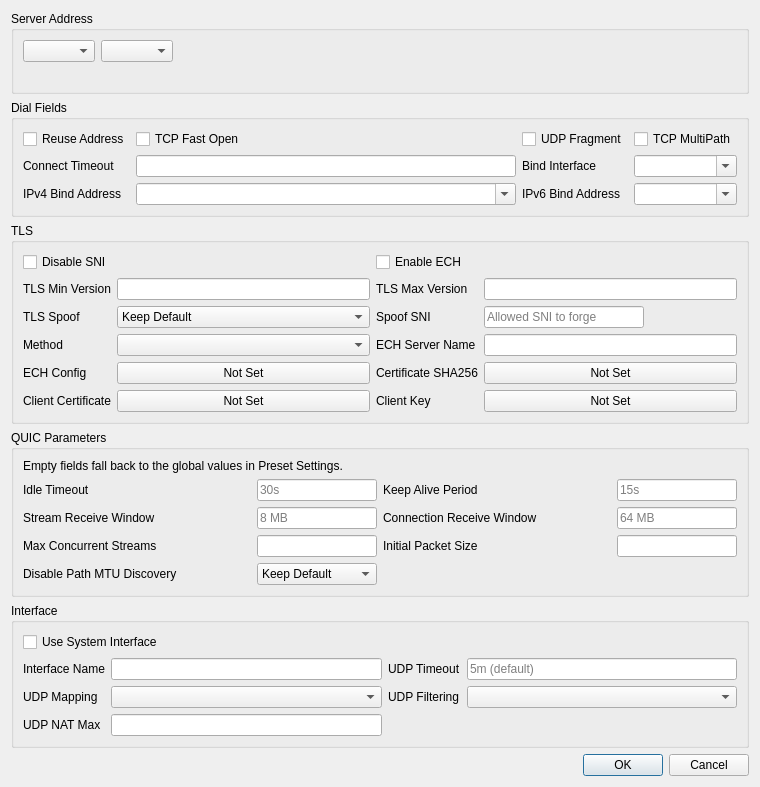
<?xml version="1.0" encoding="UTF-8"?>
<ui version="4.0">
 <class>EditAdvanced</class>
 <widget class="QDialog" name="EditAdvanced">
  <property name="geometry">
   <rect>
    <x>0</x>
    <y>0</y>
    <width>760</width>
    <height>460</height>
   </rect>
  </property>
  <property name="windowTitle">
   <string>Dialog</string>
  </property>
  <layout class="QGridLayout" name="gridLayout">
   <item row="0" column="0">
    <widget class="QGroupBox" name="endpoint_box">
     <property name="title">
      <string>Server Address</string>
     </property>
     <layout class="QVBoxLayout" name="endpoint_layout">
      <item>
       <layout class="QHBoxLayout" name="endpoint_row" stretch="0,0,1">
        <item>
         <widget class="QComboBox" name="endpoint_mode"/>
        </item>
        <item>
         <widget class="QComboBox" name="endpoint_list"/>
        </item>
        <item>
         <spacer name="endpoint_spacer">
          <property name="orientation">
           <enum>Qt::Orientation::Horizontal</enum>
          </property>
          <property name="sizeHint" stdset="0">
           <size>
            <width>0</width>
            <height>0</height>
           </size>
          </property>
         </spacer>
        </item>
       </layout>
      </item>
      <item>
       <widget class="QLabel" name="endpoint_hint">
        <property name="textFormat">
         <enum>Qt::TextFormat::PlainText</enum>
        </property>
        <property name="wordWrap">
         <bool>true</bool>
        </property>
        <property name="colorRole" stdset="0">
         <string notr="true">muted</string>
        </property>
       </widget>
      </item>
     </layout>
    </widget>
   </item>
   <item row="1" column="0">
    <widget class="QGroupBox" name="dial_box">
     <property name="title">
      <string>Dial Fields</string>
     </property>
     <layout class="QGridLayout" name="gridLayout_2">      <item row="0" column="0">
       <widget class="QCheckBox" name="reuse_addr">
        <property name="text">
         <string>Reuse Address</string>
        </property>
       </widget>
      </item>
      <item row="0" column="1">
       <widget class="QCheckBox" name="tcp_fast_open">
        <property name="text">
         <string>TCP Fast Open</string>
        </property>
       </widget>
      </item>
      <item row="0" column="2">
       <widget class="QCheckBox" name="udp_fragment">
        <property name="text">
         <string>UDP Fragment</string>
        </property>
       </widget>
      </item>
      <item row="0" column="3">
       <widget class="QCheckBox" name="tcp_multipath">
        <property name="text">
         <string>TCP MultiPath</string>
        </property>
       </widget>
      </item>
      <item row="1" column="0">
       <widget class="QLabel" name="label">
        <property name="text">
         <string>Connect Timeout</string>
        </property>
        <property name="buddy">
         <cstring>connect_timeout</cstring>
        </property>
       </widget>
      </item>
      <item row="1" column="1">
       <widget class="QLineEdit" name="connect_timeout"/>
      </item>
      <item row="1" column="2">
       <widget class="QLabel" name="label_bind_ifc">
        <property name="text">
         <string>Bind Interface</string>
        </property>
        <property name="buddy">
         <cstring>bind_interface</cstring>
        </property>
       </widget>
      </item>
      <item row="1" column="3">
       <widget class="QComboBox" name="bind_interface">
        <property name="editable">
         <bool>true</bool>
        </property>
       </widget>
      </item>
      <item row="2" column="0">
       <widget class="QLabel" name="label_inet4_bind">
        <property name="text">
         <string>IPv4 Bind Address</string>
        </property>
        <property name="buddy">
         <cstring>inet4_bind_address</cstring>
        </property>
       </widget>
      </item>
      <item row="2" column="1">
       <widget class="QComboBox" name="inet4_bind_address">
        <property name="editable">
         <bool>true</bool>
        </property>
       </widget>
      </item>
      <item row="2" column="2">
       <widget class="QLabel" name="label_inet6_bind">
        <property name="text">
         <string>IPv6 Bind Address</string>
        </property>
        <property name="buddy">
         <cstring>inet6_bind_address</cstring>
        </property>
       </widget>
      </item>
      <item row="2" column="3">
       <widget class="QComboBox" name="inet6_bind_address">
        <property name="editable">
         <bool>true</bool>
        </property>
       </widget>
      </item>
</layout>
    </widget>
   </item>
   <item row="4" column="0">
    <widget class="QGroupBox" name="interface_box">
     <property name="title">
      <string>Interface</string>
     </property>
     <layout class="QGridLayout" name="interface_form">      <item row="0" column="0" colspan="4">
       <widget class="QCheckBox" name="system">
        <property name="toolTip">
         <string>&lt;html&gt;&lt;head/&gt;&lt;body&gt;&lt;p&gt;Requires privilege and cannot conflict with existing system interfaces. The internal network stack is used when disabled.&lt;/p&gt;&lt;/body&gt;&lt;/html&gt;</string>
        </property>
        <property name="text">
         <string>Use System Interface</string>
        </property>
       </widget>
      </item>
      <item row="1" column="0">
       <widget class="QLabel" name="interface_name_l">
        <property name="toolTip">
         <string>&lt;html&gt;&lt;head/&gt;&lt;body&gt;&lt;p&gt;Custom system interface name. A generated name is used by default.&lt;/p&gt;&lt;/body&gt;&lt;/html&gt;</string>
        </property>
        <property name="text">
         <string>Interface Name</string>
        </property>
        <property name="buddy">
         <cstring>interface_name</cstring>
        </property>
       </widget>
      </item>
      <item row="1" column="1">
       <widget class="QLineEdit" name="interface_name"/>
      </item>
      <item row="1" column="2">
       <widget class="QLabel" name="udp_timeout_l">
        <property name="toolTip">
         <string>&lt;html&gt;&lt;head/&gt;&lt;body&gt;&lt;p&gt;UDP NAT expiration time.&lt;/p&gt;&lt;/body&gt;&lt;/html&gt;</string>
        </property>
        <property name="text">
         <string>UDP Timeout</string>
        </property>
        <property name="buddy">
         <cstring>udp_timeout</cstring>
        </property>
       </widget>
      </item>
      <item row="1" column="3">
       <widget class="QLineEdit" name="udp_timeout">
        <property name="placeholderText">
         <string>5m (default)</string>
        </property>
       </widget>
      </item>
      <item row="2" column="0">
       <widget class="QLabel" name="udp_mapping_l">
        <property name="toolTip">
         <string>&lt;html&gt;&lt;head/&gt;&lt;body&gt;&lt;p&gt;UDP NAT mapping behavior. endpoint_independent is used by default.&lt;/p&gt;&lt;/body&gt;&lt;/html&gt;</string>
        </property>
        <property name="text">
         <string>UDP Mapping</string>
        </property>
        <property name="buddy">
         <cstring>udp_mapping</cstring>
        </property>
       </widget>
      </item>
      <item row="2" column="1">
       <widget class="QComboBox" name="udp_mapping"/>
      </item>
      <item row="2" column="2">
       <widget class="QLabel" name="udp_filtering_l">
        <property name="toolTip">
         <string>&lt;html&gt;&lt;head/&gt;&lt;body&gt;&lt;p&gt;UDP NAT filtering behavior. endpoint_independent is used by default.&lt;/p&gt;&lt;/body&gt;&lt;/html&gt;</string>
        </property>
        <property name="text">
         <string>UDP Filtering</string>
        </property>
        <property name="buddy">
         <cstring>udp_filtering</cstring>
        </property>
       </widget>
      </item>
      <item row="2" column="3">
       <widget class="QComboBox" name="udp_filtering"/>
      </item>
      <item row="3" column="0">
       <widget class="QLabel" name="udp_nat_max_l">
        <property name="toolTip">
         <string>&lt;html&gt;&lt;head/&gt;&lt;body&gt;&lt;p&gt;Maximum number of UDP NAT entries.&lt;/p&gt;&lt;/body&gt;&lt;/html&gt;</string>
        </property>
        <property name="text">
         <string>UDP NAT Max</string>
        </property>
        <property name="buddy">
         <cstring>udp_nat_max</cstring>
        </property>
       </widget>
      </item>
      <item row="3" column="1">
       <widget class="QLineEdit" name="udp_nat_max"/>
      </item>
</layout>
    </widget>
   </item>
   <item row="5" column="0">
    <widget class="QDialogButtonBox" name="buttonBox">
     <property name="orientation">
      <enum>Qt::Orientation::Horizontal</enum>
     </property>
     <property name="standardButtons">
      <set>QDialogButtonBox::StandardButton::Cancel|QDialogButtonBox::StandardButton::Ok</set>
     </property>
    </widget>
   </item>
   <item row="2" column="0">
    <widget class="QGroupBox" name="tls_box">
     <property name="title">
      <string>TLS</string>
     </property>
     <layout class="QGridLayout" name="formLayout">      <item row="0" column="0" colspan="2">
       <widget class="QCheckBox" name="disable_sni">
        <property name="text">
         <string>Disable SNI</string>
        </property>
       </widget>
      </item>
      <item row="0" column="2" colspan="2">
       <widget class="QCheckBox" name="enable_ech">
        <property name="text">
         <string>Enable ECH</string>
        </property>
       </widget>
      </item>
      <item row="1" column="0">
       <widget class="QLabel" name="label_6">
        <property name="text">
         <string>TLS Min Version</string>
        </property>
        <property name="buddy">
         <cstring>min_version</cstring>
        </property>
       </widget>
      </item>
      <item row="1" column="1">
       <widget class="QLineEdit" name="min_version"/>
      </item>
      <item row="1" column="2">
       <widget class="QLabel" name="label_7">
        <property name="text">
         <string>TLS Max Version</string>
        </property>
        <property name="buddy">
         <cstring>max_version</cstring>
        </property>
       </widget>
      </item>
      <item row="1" column="3">
       <widget class="QLineEdit" name="max_version"/>
      </item>
      <item row="2" column="0">
       <widget class="QLabel" name="tls_spoof_state_l">
        <property name="toolTip">
         <string>&lt;html&gt;&lt;head/&gt;&lt;body&gt;&lt;p&gt;Whether this profile injects a forged ClientHello. &amp;quot;Keep Default&amp;quot; follows Preset Settings, unless a Spoof SNI is set below.&lt;/p&gt;&lt;/body&gt;&lt;/html&gt;</string>
        </property>
        <property name="text">
         <string>TLS Spoof</string>
        </property>
        <property name="buddy">
         <cstring>tls_spoof_state</cstring>
        </property>
       </widget>
      </item>
      <item row="2" column="1">
       <widget class="QComboBox" name="tls_spoof_state">
        <item>
         <property name="text">
          <string>Keep Default</string>
         </property>
        </item>
        <item>
         <property name="text">
          <string>On</string>
         </property>
        </item>
        <item>
         <property name="text">
          <string>Off</string>
         </property>
        </item>
       </widget>
      </item>
      <item row="2" column="2">
       <widget class="QLabel" name="tls_spoof_l">
        <property name="toolTip">
         <string>&lt;html&gt;&lt;head/&gt;&lt;body&gt;&lt;p&gt;Inject a forged TLS ClientHello carrying this SNI before the real one, to pass SNI filtering that allows specific hostnames.&lt;/p&gt;&lt;p&gt;Client only. Requires elevated privileges (root / Administrator). Not supported on Windows ARM64. &amp;quot;wrong-timestamp&amp;quot; is not supported on macOS.&lt;/p&gt;&lt;p&gt;Leave empty to inherit the global value from Preset Settings.&lt;/p&gt;&lt;/body&gt;&lt;/html&gt;</string>
        </property>
        <property name="text">
         <string>Spoof SNI</string>
        </property>
        <property name="buddy">
         <cstring>tls_spoof</cstring>
        </property>
       </widget>
      </item>
      <item row="2" column="3">
       <widget class="QLineEdit" name="tls_spoof">
        <property name="maximumSize">
         <size>
          <width>160</width>
          <height>16777215</height>
         </size>
        </property>
        <property name="placeholderText">
         <string>Allowed SNI to forge</string>
        </property>
       </widget>
      </item>
      <item row="3" column="0">
       <widget class="QLabel" name="tls_spoof_method_l">
        <property name="text">
         <string>Method</string>
        </property>
        <property name="buddy">
         <cstring>tls_spoof_method</cstring>
        </property>
       </widget>
      </item>
      <item row="3" column="1">
       <widget class="QComboBox" name="tls_spoof_method"/>
      </item>
      <item row="3" column="2">
       <widget class="QLabel" name="label_8">
        <property name="toolTip">
         <string>&lt;html&gt;&lt;head/&gt;&lt;body&gt;&lt;h4 style=&quot; margin-top:12px; margin-bottom:12px; margin-left:0px; margin-right:0px; -qt-block-indent:0; text-indent:0px;&quot;&gt;&lt;a name=&quot;query_server_name&quot;/&gt;&lt;span style=&quot; font-size:medium; font-weight:700;&quot;&gt;q&lt;/span&gt;&lt;span style=&quot; font-size:medium; font-weight:700;&quot;&gt;uery_server_name in sing-box&lt;/span&gt;&lt;/h4&gt;&lt;/body&gt;&lt;/html&gt;</string>
        </property>
        <property name="text">
         <string>ECH Server Name</string>
        </property>
        <property name="buddy">
         <cstring>ech_server_name</cstring>
        </property>
       </widget>
      </item>
      <item row="3" column="3">
       <widget class="QLineEdit" name="ech_server_name"/>
      </item>
      <item row="4" column="0">
       <widget class="QLabel" name="label_2">
        <property name="text">
         <string>ECH Config</string>
        </property>
        <property name="buddy">
         <cstring>ech_config</cstring>
        </property>
       </widget>
      </item>
      <item row="4" column="1">
       <widget class="QPushButton" name="ech_config">
        <property name="text">
         <string>Not Set</string>
        </property>
       </widget>
      </item>
      <item row="4" column="2">
       <widget class="QLabel" name="label_3">
        <property name="text">
         <string>Certificate SHA256</string>
        </property>
        <property name="buddy">
         <cstring>cert_sha256</cstring>
        </property>
       </widget>
      </item>
      <item row="4" column="3">
       <widget class="QPushButton" name="cert_sha256">
        <property name="text">
         <string>Not Set</string>
        </property>
       </widget>
      </item>
      <item row="5" column="0">
       <widget class="QLabel" name="label_4">
        <property name="text">
         <string>Client Certificate</string>
        </property>
        <property name="buddy">
         <cstring>client_cert</cstring>
        </property>
       </widget>
      </item>
      <item row="5" column="1">
       <widget class="QPushButton" name="client_cert">
        <property name="text">
         <string>Not Set</string>
        </property>
       </widget>
      </item>
      <item row="5" column="2">
       <widget class="QLabel" name="label_5">
        <property name="text">
         <string>Client Key</string>
        </property>
        <property name="buddy">
         <cstring>client_key</cstring>
        </property>
       </widget>
      </item>
      <item row="5" column="3">
       <widget class="QPushButton" name="client_key">
        <property name="text">
         <string>Not Set</string>
        </property>
       </widget>
      </item>
</layout>
    </widget>
   </item>
   <item row="3" column="0">
    <widget class="QGroupBox" name="quic_box">
     <property name="title">
      <string>QUIC Parameters</string>
     </property>
     <layout class="QGridLayout" name="gridLayout_quic">
      <item row="0" column="0" colspan="4">
       <widget class="QLabel" name="quic_note">
        <property name="text">
         <string>Empty fields fall back to the global values in Preset Settings.</string>
        </property>
        <property name="wordWrap">
         <bool>true</bool>
        </property>
       </widget>
      </item>
      <item row="1" column="0">
       <widget class="QLabel" name="quic_idle_timeout_l">
        <property name="text">
         <string>Idle Timeout</string>
        </property>
        <property name="buddy">
         <cstring>quic_idle_timeout</cstring>
        </property>
       </widget>
      </item>
      <item row="1" column="1">
       <widget class="QLineEdit" name="quic_idle_timeout">
        <property name="maximumSize">
         <size>
          <width>120</width>
          <height>16777215</height>
         </size>
        </property>
        <property name="placeholderText">
         <string notr="true">30s</string>
        </property>
       </widget>
      </item>
      <item row="1" column="2">
       <widget class="QLabel" name="quic_keep_alive_period_l">
        <property name="text">
         <string>Keep Alive Period</string>
        </property>
        <property name="buddy">
         <cstring>quic_keep_alive_period</cstring>
        </property>
       </widget>
      </item>
      <item row="1" column="3">
       <widget class="QLineEdit" name="quic_keep_alive_period">
        <property name="maximumSize">
         <size>
          <width>120</width>
          <height>16777215</height>
         </size>
        </property>
        <property name="placeholderText">
         <string notr="true">15s</string>
        </property>
       </widget>
      </item>
      <item row="2" column="0">
       <widget class="QLabel" name="quic_stream_receive_window_l">
        <property name="text">
         <string>Stream Receive Window</string>
        </property>
        <property name="buddy">
         <cstring>quic_stream_receive_window</cstring>
        </property>
       </widget>
      </item>
      <item row="2" column="1">
       <widget class="QLineEdit" name="quic_stream_receive_window">
        <property name="maximumSize">
         <size>
          <width>120</width>
          <height>16777215</height>
         </size>
        </property>
        <property name="placeholderText">
         <string notr="true">8 MB</string>
        </property>
       </widget>
      </item>
      <item row="2" column="2">
       <widget class="QLabel" name="quic_connection_receive_window_l">
        <property name="text">
         <string>Connection Receive Window</string>
        </property>
        <property name="buddy">
         <cstring>quic_connection_receive_window</cstring>
        </property>
       </widget>
      </item>
      <item row="2" column="3">
       <widget class="QLineEdit" name="quic_connection_receive_window">
        <property name="maximumSize">
         <size>
          <width>120</width>
          <height>16777215</height>
         </size>
        </property>
        <property name="placeholderText">
         <string notr="true">64 MB</string>
        </property>
       </widget>
      </item>
      <item row="3" column="0">
       <widget class="QLabel" name="quic_max_concurrent_streams_l">
        <property name="text">
         <string>Max Concurrent Streams</string>
        </property>
        <property name="buddy">
         <cstring>quic_max_concurrent_streams</cstring>
        </property>
       </widget>
      </item>
      <item row="3" column="1">
       <widget class="QLineEdit" name="quic_max_concurrent_streams">
        <property name="maximumSize">
         <size>
          <width>120</width>
          <height>16777215</height>
         </size>
        </property>
       </widget>
      </item>
      <item row="3" column="2">
       <widget class="QLabel" name="quic_initial_packet_size_l">
        <property name="text">
         <string>Initial Packet Size</string>
        </property>
        <property name="buddy">
         <cstring>quic_initial_packet_size</cstring>
        </property>
       </widget>
      </item>
      <item row="3" column="3">
       <widget class="QLineEdit" name="quic_initial_packet_size">
        <property name="maximumSize">
         <size>
          <width>120</width>
          <height>16777215</height>
         </size>
        </property>
       </widget>
      </item>
      <item row="4" column="0">
       <widget class="QLabel" name="quic_disable_path_mtu_discovery_l">
        <property name="text">
         <string>Disable Path MTU Discovery</string>
        </property>
        <property name="buddy">
         <cstring>quic_disable_path_mtu_discovery</cstring>
        </property>
       </widget>
      </item>
      <item row="4" column="1">
       <widget class="QComboBox" name="quic_disable_path_mtu_discovery">
        <item>
         <property name="text">
          <string>Keep Default</string>
         </property>
        </item>
        <item>
         <property name="text">
          <string>On</string>
         </property>
        </item>
        <item>
         <property name="text">
          <string>Off</string>
         </property>
        </item>
       </widget>
      </item>
     </layout>
    </widget>
   </item>
  </layout>
 </widget>
 <tabstops>
  <tabstop>endpoint_mode</tabstop>
  <tabstop>endpoint_list</tabstop>
  <tabstop>reuse_addr</tabstop>
  <tabstop>tcp_fast_open</tabstop>
  <tabstop>udp_fragment</tabstop>
  <tabstop>tcp_multipath</tabstop>
  <tabstop>connect_timeout</tabstop>
  <tabstop>bind_interface</tabstop>
  <tabstop>inet4_bind_address</tabstop>
  <tabstop>inet6_bind_address</tabstop>
  <tabstop>disable_sni</tabstop>
  <tabstop>enable_ech</tabstop>
  <tabstop>min_version</tabstop>
  <tabstop>max_version</tabstop>
  <tabstop>tls_spoof_state</tabstop>
  <tabstop>tls_spoof</tabstop>
  <tabstop>tls_spoof_method</tabstop>
  <tabstop>ech_server_name</tabstop>
  <tabstop>ech_config</tabstop>
  <tabstop>cert_sha256</tabstop>
  <tabstop>client_cert</tabstop>
  <tabstop>client_key</tabstop>
  <tabstop>quic_idle_timeout</tabstop>
  <tabstop>quic_keep_alive_period</tabstop>
  <tabstop>quic_stream_receive_window</tabstop>
  <tabstop>quic_connection_receive_window</tabstop>
  <tabstop>quic_max_concurrent_streams</tabstop>
  <tabstop>quic_initial_packet_size</tabstop>
  <tabstop>quic_disable_path_mtu_discovery</tabstop>
  <tabstop>system</tabstop>
  <tabstop>interface_name</tabstop>
  <tabstop>udp_timeout</tabstop>
  <tabstop>udp_mapping</tabstop>
  <tabstop>udp_filtering</tabstop>
  <tabstop>udp_nat_max</tabstop>
 </tabstops>
 <resources/>
 <connections>
  <connection>
   <sender>buttonBox</sender>
   <signal>accepted()</signal>
   <receiver>EditAdvanced</receiver>
   <slot>accept()</slot>
   <hints>
    <hint type="sourcelabel">
     <x>248</x>
     <y>254</y>
    </hint>
    <hint type="destinationlabel">
     <x>157</x>
     <y>274</y>
    </hint>
   </hints>
  </connection>
  <connection>
   <sender>buttonBox</sender>
   <signal>rejected()</signal>
   <receiver>EditAdvanced</receiver>
   <slot>reject()</slot>
   <hints>
    <hint type="sourcelabel">
     <x>316</x>
     <y>260</y>
    </hint>
    <hint type="destinationlabel">
     <x>286</x>
     <y>274</y>
    </hint>
   </hints>
  </connection>
 </connections>
</ui>
